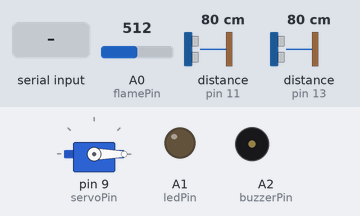
Bench run of a sketch on a simulated Arduino Uno, built with avr-gcc and run on an emulated ATmega328P. On the bench: servo, output pins drawn as LEDs (lit = HIGH), buzzer (waves = sounding). Inputs (shaded band) come from the test bench; at power-on: A0 (flamePin) = 512, distance to the obstacle (sensors on pin 11, pin 13) 80 cm. The echo pulse lasts 58.3 µs per cm; the modem accepts every AT command (registered, SIM ready, sends succeed) and sends nothing else; pins used as bus, display or sensor lines are not drawn; what the sketch prints to the serial monitor is not drawn.

Above: at 0.1 s.
At 19.2 s:
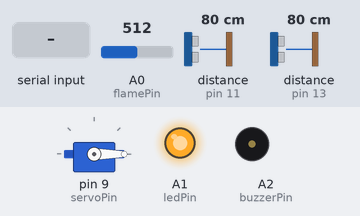
At 22.8 s:
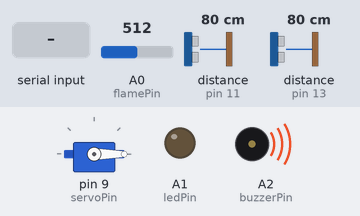
22.9 s: "OPEN" received over the second serial link
Timing chart, 0 to 25.9 s (numbered marks = the images above; inputs shaded):
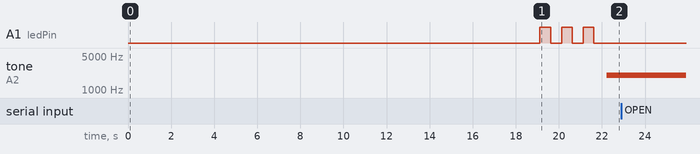

Measured:
- after the input at 22.9 s, every drawn part: stays the same

The sketch:

ArduinoCode.ino
```cpp
#include <Servo.h>
#include <SoftwareSerial.h>

/* ==================== CONFIG ==================== */
SoftwareSerial EspSerial(2, 3); // RX, TX

String SSID_NAME = "Maxis_2289";
String SSID_PASS = "22896188";

// ThingSpeak Settings
String THINGSPEAK_HOST = "api.thingspeak.com";
String WRITE_API_KEY   = "OTVEY8LE4CEAFIEU";

/* ==================== PIN ASSIGNMENTS ==================== */
const int trigHand = 10;
const int echoHand = 11;
const int trigBin  = 12;
const int echoBin  = 13;

const int ledPin    = A1;
const int buzzerPin = A2;
const int servoPin  = 9;
const int flamePin  = A0;

/* ==================== THRESHOLDS ==================== */
int flameThreshold   = 1000;
int handOpenDistance = 8;
int binFullDistance  = 2;

const int SERVO_OPEN   = 90;
const int SERVO_CLOSED = 0;

Servo lidServo;
unsigned long lastUploadTime = 0;
unsigned long lastDebugTime = 0;
const long uploadInterval = 15000; // 15 seconds (ThingSpeak limit is 15s)

/* ==================== FUNCTIONS ==================== */
// Smart Filter: Average of 3 readings, ignoring errors
int getDistanceCM(int trigPin, int echoPin) {
  long total = 0;
  int validCount = 0;

  for (int i = 0; i < 3; i++) {
    digitalWrite(trigPin, LOW);
    delayMicroseconds(2);
    digitalWrite(trigPin, HIGH);
    delayMicroseconds(10);
    digitalWrite(trigPin, LOW);

    long duration = pulseIn(echoPin, HIGH, 30000);
    int dist = duration / 29 / 2;

    // Accept only valid readings (2cm to 400cm)
    if (duration > 0 && dist >= 2 && dist < 400) {
      total += dist;
      validCount++;
    }
    delay(10); // Small delay between pings
  }

  if (validCount > 0) return total / validCount;
  return 0; // Return 0 if sensor times out (Sensor Error or Out of Range)
}

String sendAT(String cmd, int timeout = 1000, String target = "") {
  String resp = "";
  EspSerial.println(cmd);
  long t = millis();
  while (millis() - t < timeout) {
    while (EspSerial.available()) {
      resp += (char)EspSerial.read();
    }
    if (target != "" && resp.indexOf(target) != -1) break;
  }
  return resp;
}

/* ==================== SETUP ==================== */
void setup() {
  Serial.begin(115200);
  EspSerial.begin(9600);

  Serial.println("==== SMART BIN (ThingSpeak Mode) ====");

  pinMode(trigHand, OUTPUT);
  pinMode(echoHand, INPUT);
  pinMode(trigBin, OUTPUT);
  pinMode(echoBin, INPUT);
  pinMode(ledPin, OUTPUT);
  pinMode(buzzerPin, OUTPUT);

  // Servo Init
  lidServo.attach(servoPin);
  lidServo.write(SERVO_CLOSED);
  delay(50);
  lidServo.detach();

  // -------- ESP INIT --------
  sendAT("AT+RST", 2000);
  sendAT("AT+CWMODE=1");
  sendAT("AT+CIPMUX=0");

  Serial.println("Connecting to WiFi...");
  String wifiResp = sendAT(
    "AT+CWJAP=\"" + SSID_NAME + "\",\"" + SSID_PASS + "\"",
    15000
  );

  Serial.println(wifiResp);

  if (wifiResp.indexOf("WIFI GOT IP") != -1) {
    Serial.println("✅ WiFi Connected!");
    for (int i = 0; i < 3; i++) {
      digitalWrite(ledPin, HIGH); delay(500);
      digitalWrite(ledPin, LOW);  delay(500);
    }
  } else {
    Serial.println("❌ WiFi FAILED!");
  }
}

/* ==================== LOOP ==================== */
void loop() {
  int handDist = getDistanceCM(trigHand, echoHand);
  int binDist  = getDistanceCM(trigBin, echoBin);
  int flameVal = analogRead(flamePin);

  String lidStatus = (handDist > 0 && handDist <= handOpenDistance) ? "OPEN" : "CLOSED";
  String binStatus = (binDist > 0 && binDist <= binFullDistance) ? "FULL" : "NOT FULL";

  // -------- ACTUATORS (Responsive) --------
  if (lidStatus == "OPEN") {
    if (!lidServo.attached()) lidServo.attach(servoPin);
    lidServo.write(SERVO_OPEN);
    delay(2000);
  } else {
    if (lidServo.attached()) {
      lidServo.write(SERVO_CLOSED);
      delay(50);
      lidServo.detach();
    }
  }

  digitalWrite(ledPin, binStatus == "FULL");
  if (flameVal < flameThreshold) tone(buzzerPin, 2000);
  else noTone(buzzerPin);

  // -------- SERIAL DEBUG (Throttled to 1s) --------
  if (millis() - lastDebugTime > 1000) {
    Serial.print("Hand: ");  Serial.print(handDist);  Serial.print(" cm | ");
    Serial.print("Bin: ");   Serial.print(binDist);   Serial.print(" cm | ");
    Serial.print("Flame: "); Serial.print(flameVal);  Serial.print(" | ");
    Serial.print("LID: ");   Serial.print(lidStatus); Serial.print(" | ");
    Serial.print("BIN: ");   Serial.println(binStatus);
    lastDebugTime = millis();
  }

  // -------- UPLOAD TO THINGSPEAK (Every 16s) --------
  if (millis() - lastUploadTime > uploadInterval) {
    Serial.println("📤 Uploading to ThingSpeak...");

    // Field Mapping:
    // Field 1: Hand Distance
    // Field 2: Bin Distance
    // Field 3: Flame Value
    // Field 4: Lid Status (1=OPEN, 0=CLOSED)
    // Field 5: Bin Status (1=FULL, 0=NOT FULL)

    int lidInt = (lidStatus == "OPEN") ? 1 : 0;
    int binInt = (binStatus == "FULL") ? 1 : 0;

    String url = "/update?api_key=" + WRITE_API_KEY +
                 "&field1=" + String(handDist) +
                 "&field2=" + String(binDist) +
                 "&field3=" + String(flameVal) +
                 "&field4=" + String(lidInt) +
                 "&field5=" + String(binInt);

    // Start Connection (Port 80 is much faster/easier than 443)
    String startRes = sendAT("AT+CIPSTART=\"TCP\",\"" + THINGSPEAK_HOST + "\",80", 2000, "OK");

    if (startRes.indexOf("OK") != -1 || startRes.indexOf("CONNECT") != -1) {
      String httpReq = "GET " + url + " HTTP/1.1\r\n" +
                       "Host: " + THINGSPEAK_HOST + "\r\n" +
                       "Connection: close\r\n\r\n";

      sendAT("AT+CIPSEND=" + String(httpReq.length()), 1000, ">");
      EspSerial.print(httpReq);

      // Wait for response briefly
      long t = millis();
      while (millis() - t < 1000) {
        if (EspSerial.available()) Serial.write(EspSerial.read());
      }
      Serial.println("\n✅ Sent!");
    } else {
      Serial.println("⚠️ Connection Failed");
      sendAT("AT+CIPCLOSE", 200);
    }

    lastUploadTime = millis();
    // Wait for power to stabilize after WiFi burst to prevent "1cm" noise
    delay(1000);
  }

  delay(100); // Fast loop for responsive lid, but slow debug output
}
```
